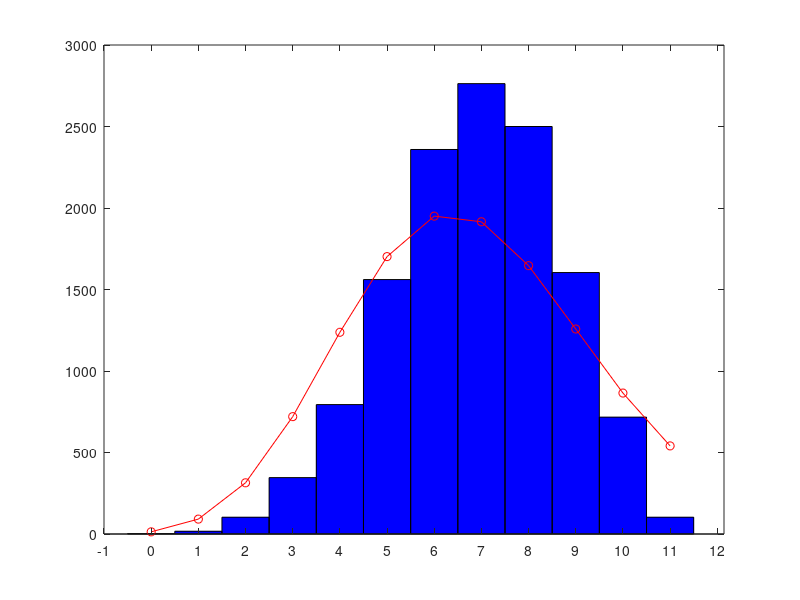

The MATLAB script that drew this image:
N=16
load('LevelsChain16.mat') % Loads: E = cell(1,16) :)
AllData = [];
for i = 1:N
y = real(E{i});
AllData = [AllData, y'];
end

hfit = histfit(AllData-min(AllData),2*N,'poisson')
%h = histogram(AllData./N,2*N,'Normalization','pdf');